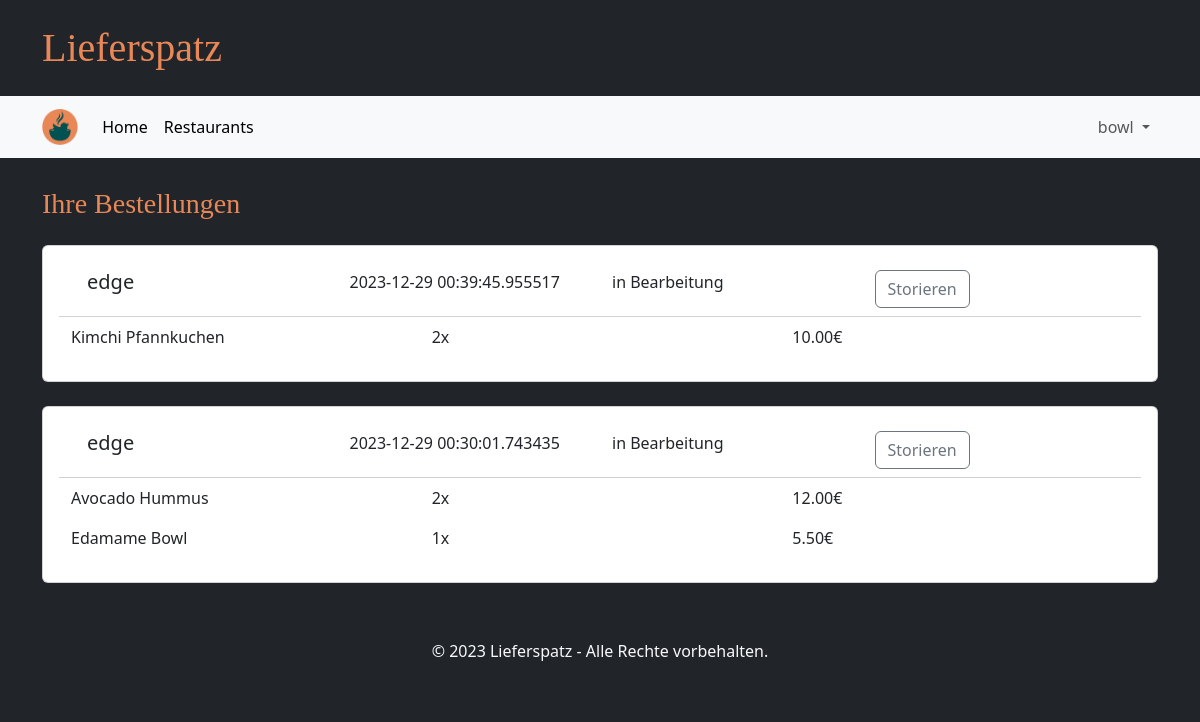
Screenshot of /orders (signed in) with the database file from the repository.
### tables this page shows
CREATE TABLE Bestellung(
            KUsername TEXT NOT NULL,
            GUsername TEXT NOT NULL,
            Eingangszeit TEXT NOT NULL,
            Anmerkung TEXT,
            Bestellstatus TEXT NOT NULL CHECK( Bestellstatus IN ('in Bearbeitung','in Zubereitung','storniert','abgeschlossen') )
        );

CREATE TABLE Item(
            Restaurant INTEGER,
            Name TEXT,
            Kategorie TEXT,
            Preis INTEGER,
            Deaktiviert INTEGER,
            PRIMARY KEY (Restaurant, Name),
            FOREIGN KEY (Restaurant) REFERENCES GeschaeftsAccount(username)
        );

CREATE TABLE bestellung_beinhaltet(
            Bestellung INTEGER NOT NULL,
            Itemname TEXT NOT NULL,
            Menge INTEGER NOT NULL
        );

### main.py (the view)
@app.route("/orders")
def order_page():
    if "user" in session:
        if "business" in session:
            orders = database.get_orders(session["user"], True)
            return render_template("orders_business.html", orders=orders)
        else:
            orders = database.get_orders(session["user"], False)
            return render_template("orders_customer.html", orders=orders)
    return redirect(url_for("login_customer_page"))

### database.py (called while the page is built)
def getData(sql, params = ()):
    dbcon = sqlite3.connect("instance/db.db")
    cursor = dbcon.cursor()
    cursor.execute(sql, params)
    return cursor

### templates/orders_business.html (shortened to what this page needs)
{% extends "base.html" %}
{% block heading %}Ihre Bestellungen{% endblock %}
{% block content %}
<div class="row g-4 mb-4">
  {% for order in orders %}
      <div class="card">
      <div class="card-body">
        <div class="row card-header bg-transparent mb-2">
          <div class="col">
            <h5 class="card-title">{{ order['KUsername'] }}</h5>
          </div>
          <div class="col">
            <p class="card-text">{{ order['ordertime'] }}</p>
          </div>
          <div class="col">
            <p class="card-text">{{ order['orderstatus'] }}</p>
          </div>
          <div class="col">
            <button type="button" class="btn btn-outline-secondary">Storieren</button>
          </div>
        </div>
          {% for item in order['items'] %}
          <div class="row">
            <p class="card-text col">{{ item['name'] }}</p>
            <p class="card-text col">{{ item['amount'] }}x</p>
            <p class="card-text col">{{ "%.2f" | format(item['price']*item['amount']/100) }}€</p>
          </div>
          {% endfor %}
      </div>
      </div>
  {% endfor %}
</div>
{% endblock %}

### rows the page displays
Bestellung: KUsername "edge", ordertime "2023-12-29 00:39:45.955517", orderstatus "in Bearbeitung"
Item: name "Kimchi Pfannkuchen", amount "2", item['price']*item['amount']/100 "10.00"
Bestellung: KUsername "edge", ordertime "2023-12-29 00:30:01.743435", orderstatus "in Bearbeitung"
Item: name "Avocado Hummus", amount "2", item['price']*item['amount']/100 "12.00"
Item: name "Edamame Bowl", amount "1", item['price']*item['amount']/100 "5.50"

### other values shown
{{ session['user'] }} "bowl"
